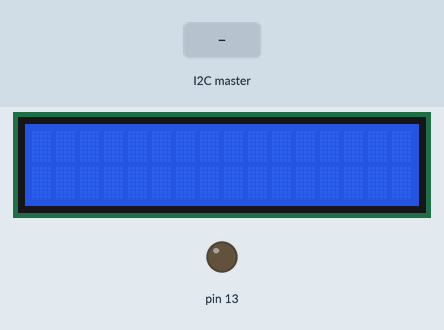
Recording of a sketch running on a simulated Arduino Uno, built with avr-gcc and run on an emulated ATmega328P. Parts: 16×2 character LCD, output pins drawn as LEDs (lit = HIGH). Inputs (shaded band) come from the test bench.

Above: at 1.2 s.
1.3 s: the I2C master sends the byte 1
2.8 s: the I2C master sends the byte 0
4.3 s: the I2C master sends the byte 2
5.8 s: the I2C master sends the byte 90
At 6.6 s:
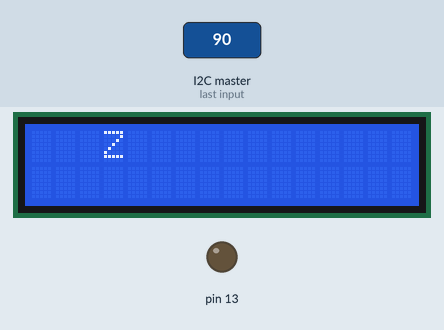
7.3 s: the I2C master sends the byte 200
At 7.8 s:
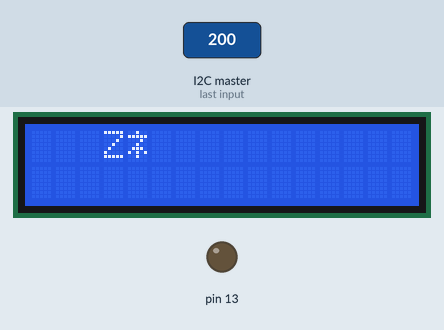
8.8 s: the I2C master sends the byte 1
Timing chart, 0 to 11.3 s (numbered marks = the images above; inputs shaded):
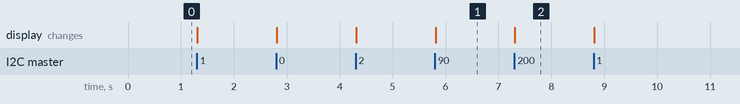

The sketch:

Player2.ino
```cpp
#include <Wire.h>
#include <LiquidCrystal.h>

LiquidCrystal lcd(12, 11, 7, 6, 5, 4);

const byte slaveId = 2;

void setup()
{
  lcd.begin(16, 2);
  lcd.setCursor(0,0);

  Wire.begin(slaveId);
  Wire.onReceive(receiveEvent);

  pinMode(13,OUTPUT);
  digitalWrite(13,LOW);
}

void loop()
{
}

void receiveEvent(int howMany)
{
  char inChar;

  while(Wire.available() > 0)
  {
    inChar = Wire.read();

    lcd.print(inChar);
  }
}
```

Measured:
- after the input at 5.8 s, the display: changes at once (image 1)
- after the input at 7.3 s, the display: changes at once (image 2)
